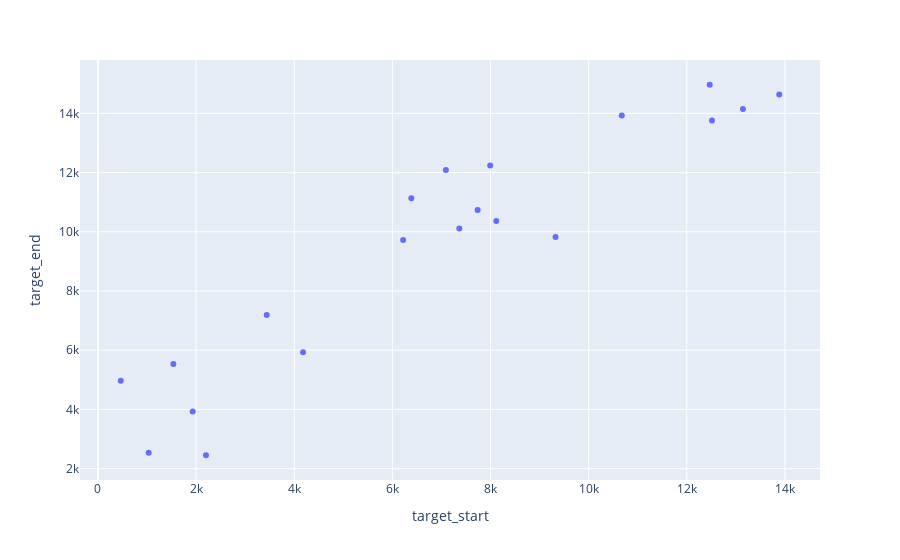

Notebook code for this chart:
### Code cell
px.scatter(result.to_pandas(), x="target_start", y="target_end")

### Figure 1 — Plotly figure (JSON) as saved in the notebook; plotly's stock layout.template omitted (floating-point values rounded to 4 significant figures)
{"data": [{"hovertemplate": "target_start=%{x}<br>target_end=%{y}<extra></extra>", "legendgroup": "", "marker": {"color": "#636efa", "symbol": "circle"}, "mode": "markers", "name": "", "orientation": "v", "showlegend": false, "type": "scatter", "x": [464, 7090, 6386, 3439, 7993, 1537, 6219, 7364, 7737, 10675, 12467, 1931, 8117, 4179, 13144, 1033, 12513, 2201, 13884, 9325], "xaxis": "x", "y": [4964, 12090, 11136, 7189, 12243, 5537, 9719, 10114, 10737, 13925, 14967, 3931, 10367, 5929, 14144, 2533, 13763, 2451, 14634, 9825], "yaxis": "y"}], "layout": {"legend": {"tracegroupgap": 0}, "margin": {"t": 60}, "xaxis": {"anchor": "y", "domain": [0, 1], "title": {"text": "target_start"}}, "yaxis": {"anchor": "x", "domain": [0, 1], "title": {"text": "target_end"}}}}
